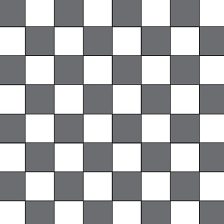
#> input picture Advanced/5.Object Detection/images/chess.png, 224 x 224 px
$ jupyter execute --allow-errors 'section_5(2).ipynb'   (shell and % lines are left out)
#> lines starting #> are read from the running program, lines starting #| are printed output that depends on the picture; after the words box and inside, x2 and y2 are one past the last pixel; in counts of white or black regions, pixels touching at a corner belong together
## Image Features

ویژگی‌های تصویر (Image Features) به خصوصیات یا اطلاعاتی گفته می‌شود که از یک تصویر استخراج می‌شوند و می‌توانند برای تحلیل، شناسایی یا طبقه‌بندی تصاویر مورد استفاده قرار گیرند. این ویژگی‌ها می‌توانند شامل لبه‌ها، گوشه‌ها، بافت، رنگ، شکل و سایر الگوهای موجود در تصویر باشند. استخراج ویژگی‌ها یکی از مراحل کلیدی در پردازش تصویر و بینایی ماشین است و به الگوریتم‌ها کمک می‌کند تا تصاویر را بهتر درک و تحلیل کنند.

**ویژگی‌های تصویر** نقش کلیدی در موفقیت الگوریتم‌های پردازش تصویر و بینایی ماشین ایفا می‌کنند. این ویژگی‌ها به سیستم‌ها امکان می‌دهند تا اطلاعات معنادار و قابل استفاده‌ای از تصاویر استخراج کنند و تفاوت میان اشیا، الگوها یا بافت‌های مختلف را به‌درستی تشخیص دهند.
هرچه ویژگی‌های استخراج‌شده دقیق‌تر و مرتبط‌تر باشند، تحلیل و طبقه‌بندی تصاویر با دقت بیشتری انجام می‌شود.

### کاربردهای ویژگی‌های تصویر

- **تشخیص چهره** (Face Detection)
- **شناسایی و ردیابی اشیا** (Object Detection and Tracking)
- **طبقه‌بندی تصاویر** (Image Classification)
- **جستجوی تصاویر مشابه** (Similar Image Retrieval)
- **تحلیل ویدئو** (Video Analysis)
- و بسیاری از مسائل دیگر در حوزه پردازش تصویر و یادگیری ماشین

انتخاب و استخراج ویژگی‌های مناسب، تأثیر مستقیمی بر عملکرد و دقت مدل‌های بینایی ماشین دارد و بدون آن‌ها، این مدل‌ها قادر به ارائه نتایج قابل قبول نخواهند بود.

## What Defines an Interesting?

مناطق جالب در تصویر، بخش‌هایی هستند که اطلاعات متمایز، غنی و قابل توجهی را نسبت به سایر بخش‌ها ارائه می‌دهند. این مناطق معمولاً نقش کلیدی در تحلیل و تفسیر تصویر دارند و می‌توانند برای شناسایی، طبقه‌بندی یا ردیابی اشیا مورد استفاده قرار گیرند.

ویژگی‌های اصلی مناطق جالب در تصویر عبارت‌اند از:

- **تغییرات شدید شدت روشنایی:** نقاطی که در آن‌ها شدت روشنایی به‌طور ناگهانی تغییر می‌کند (مانند لبه‌ها و گوشه‌ها).
- **وجود ساختارهای هندسی خاص:** مانند گوشه‌ها، تقاطع خطوط یا نقاطی با بافت پیچیده.
- **الگوهای بافتی یا ساختارهای غیرتکراری:** بخش‌هایی که الگوهای منحصربه‌فرد یا بافت‌های متمایز دارند.

توجه: نویز تصویر نیز ممکن است به‌اشتباه به‌عنوان یک ویژگی جالب شناسایی شود. بنابراین، تشخیص صحیح ویژگی‌های واقعی از نویز اهمیت زیادی دارد و باید با دقت انجام شود.

انتخاب صحیح مناطق جالب، تأثیر مستقیمی بر کیفیت و دقت الگوریتم‌های پردازش تصویر خواهد داشت.

## Characteristics of Good or Interesting Image Features

ویژگی‌های خوب یا جالب تصویر باید دارای خصوصیات زیر باشند تا در کاربردهای مختلف پردازش تصویر و بینایی ماشین مؤثر واقع شوند:

- **تکرارپذیری (Repeatability):**
    ویژگی باید در تصاویر مختلف از یک صحنه، تحت شرایط نوری یا زاویه دید متفاوت، به طور قابل اعتماد شناسایی شود.

- **تمایزپذیری (Distinctiveness):**
    هر ویژگی باید منحصربه‌فرد باشد و به‌راحتی از سایر ویژگی‌های تصویر یا صحنه قابل تشخیص باشد تا امکان تطبیق دقیق فراهم شود.

- **کارآمدی و فشردگی (Efficiency & Compactness):**
    تعداد ویژگی‌های استخراج‌شده باید نسبت به کل پیکسل‌های تصویر کم باشد تا پردازش سریع‌تر و ذخیره‌سازی آسان‌تر شود.

- **محلی بودن (Locality):**
    هر ویژگی باید فقط بخش کوچکی از تصویر را پوشش دهد تا در برابر انسداد جزئی، تغییرات پس‌زمینه یا شلوغی مقاوم باشد.

- **پایداری (Robustness):**
    ویژگی باید نسبت به نویز، تغییرات روشنایی، مقیاس، چرخش و سایر تغییرات هندسی مقاوم باشد.

این خصوصیات باعث می‌شوند ویژگی‌های انتخاب‌شده برای تحلیل، شناسایی و تطبیق تصاویر، قابل اعتماد و مؤثر باشند.

## Corners as features

گوشه‌ها زمانی شناسایی می‌شوند که با جابه‌جایی یک پنجره در هر جهتی روی آن نقطه، تغییر زیادی در شدت روشنایی مشاهده شود.

- **سطح صاف (Flat):** هیچ تغییری در هیچ جهتی وجود ندارد.
- **لبه (Edge):** تغییر فقط در یک جهت رخ می‌دهد.
- **گوشه (Corner):** تغییر در همه جهات مشاهده می‌شود.

## Finding Corners

[cell 1]
import cv2
import numpy as np
import matplotlib.pyplot as plt

# Load image then grayscale
image = cv2.imread('images/chess.png')
#> image is the input picture: shape (224, 224, 3); mean B, G, R 176.4, 174.5, 174
gray = cv2.cvtColor(image, cv2.COLOR_BGR2GRAY)

# The cornerHarris function requires the array datatype to be float32
gray = np.float32(gray)

harris_corners = cv2.cornerHarris(gray, 3, 3, 0.05)
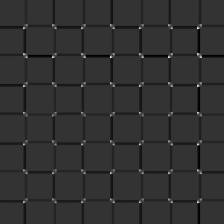
#> harris_corners: shape (224, 224) float32; min -36012108, max 140619264, mean -1536265.1; drawn with min black and max white

# We use dilation of the corner points to enlarge them
kernel = np.ones((7,7),np.uint8)
harris_corners = cv2.dilate(harris_corners, kernel, iterations = 2)
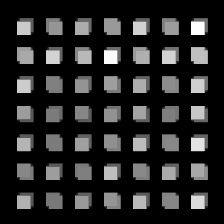
#> harris_corners: shape (224, 224) float32; min 0, max 140619264, mean 21675284; drawn with min black and max white

# Threshold for an optimal value, it may vary depending on the image.
# Try different threshold values to find the best one for harris_corners
best_thresh = 0.0
max_corners = 0

for thresh in np.arange(0.01, 0.2, 0.01):
    corners_count = np.sum(harris_corners > thresh * harris_corners.max())
    if corners_count > max_corners:
        max_corners = corners_count
        best_thresh = thresh
#> this loop made 19 passes
#> (corners_count, max_corners) on pass 1: (14109, 14109)
#> after the loop, best_thresh = 0.01; max_corners = 14109

# Use the best threshold found
image[harris_corners > best_thresh * harris_corners.max()] = [255, 100, 127]
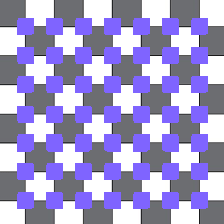
#> image: shape (224, 224, 3); mean B, G, R 200.1, 155.1, 162.4
print(f"Best threshold: {best_thresh}, Number of corners: {max_corners}")
#| Best threshold: 0.01, Number of corners: 14109

# Convert BGR to RGB for matplotlib
image_rgb = cv2.cvtColor(image, cv2.COLOR_BGR2RGB)

plt.figure(figsize=(8,8))
plt.imshow(image_rgb)
plt.title('Harris Corners')
plt.axis('off')
plt.show()

این کد پیاده‌سازی الگوریتم Harris Corner Detection برای شناسایی گوشه‌ها در تصویر است. مراحل به شرح زیر است:

1. **خواندن و تبدیل تصویر به سطح خاکستری:**
    تصویر با OpenCV خوانده شده و به تصویر خاکستری تبدیل می‌شود تا پردازش ساده‌تر شود.

2. **تبدیل نوع داده:**
    تصویر خاکستری به نوع float32 تبدیل می‌شود، چون تابع cornerHarris به این نوع داده نیاز دارد.

3. **محاسبه گوشه‌ها با Harris:**
    تابع `cv2.cornerHarris` برای شناسایی نقاط گوشه‌ای در تصویر استفاده می‌شود. پارامترها شامل اندازه پنجره، اندازه بلوک و مقدار k هستند.

4. **افزایش نقاط گوشه‌ای:**
    با استفاده از عملیات dilate (گسترش)، نقاط گوشه‌ای بزرگ‌تر و واضح‌تر می‌شوند.

5. **یافتن بهترین آستانه (Threshold):**
    با آزمون مقادیر مختلف آستانه، تعداد گوشه‌های شناسایی‌شده برای هر مقدار محاسبه می‌شود تا بهترین مقدار آستانه (که بیشترین گوشه را شناسایی می‌کند) انتخاب شود.

6. **رنگ‌آمیزی گوشه‌ها:**
    نقاطی که مقدارشان از آستانه انتخاب‌شده بیشتر است، با رنگ خاصی (صورتی) در تصویر اصلی مشخص می‌شوند.

7. **تبدیل تصویر برای نمایش:**
    تصویر از BGR به RGB تبدیل می‌شود تا با matplotlib به‌درستی نمایش داده شود.

8. **نمایش تصویر:**
    تصویر نهایی با گوشه‌های مشخص‌شده نمایش داده می‌شود.

این کد به شما کمک می‌کند تا نقاط گوشه‌ای (ویژگی‌های جالب) را در یک تصویر پیدا و مشاهده کنید.

## Improved Corner Detection using - Good Features to Track

[cell 2]
import cv2
import numpy as np
import matplotlib.pyplot as plt

img = cv2.imread('images/chess.png')
gray = cv2.cvtColor(img,cv2.COLOR_BGR2GRAY)

# We specific the top 50 corners
corners = cv2.goodFeaturesToTrack(gray, 100, 0.01, 150)
#> corners = [[197, 28], [197, 202], [23, 86]]

for corner in corners:
    x, y = corner[0]
    x = int(x)
    y = int(y)
    cv2.rectangle(img,(x-10,y-10),(x+10,y+10),(0,255,0), 2)
#> this loop made 3 passes
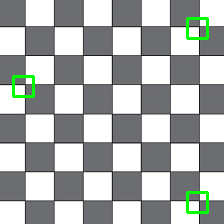
#> img: shape (224, 224, 3); 1.41% of pixels changed, all inside (x1, y1, x2, y2) = (12, 17, 209, 214)

# Show with matplotlib
img_rgb = cv2.cvtColor(img, cv2.COLOR_BGR2RGB)
plt.figure(figsize=(8,8))
plt.imshow(img_rgb)
plt.title("Corners Found (matplotlib)")
plt.axis('off')
plt.show()

این کد پیاده‌سازی الگوریتم "Good Features to Track" برای شناسایی گوشه‌های تصویر است. توضیح مراحل به صورت زیر است:

1. **خواندن و تبدیل تصویر به خاکستری:**
    تصویر با استفاده از OpenCV خوانده می‌شود و به تصویر خاکستری تبدیل می‌شود تا پردازش ساده‌تر شود.

2. **شناسایی بهترین گوشه‌ها:**
    تابع `cv2.goodFeaturesToTrack` برای یافتن بهترین نقاط گوشه‌ای (در این مثال تا ۱۰۰ نقطه) با مقدار آستانه کیفیت ۰.۰۱ و حداقل فاصله ۱۵۰ پیکسل بین گوشه‌ها استفاده می‌شود. این تابع نقاطی را انتخاب می‌کند که بیشترین اطلاعات ساختاری را دارند و برای ردیابی مناسب هستند.

3. **رسم مستطیل دور گوشه‌ها:**
    برای هر گوشه شناسایی‌شده، مختصات x و y استخراج شده و یک مستطیل سبز رنگ به اندازه ۱۰ پیکسل دور آن نقطه رسم می‌شود تا گوشه‌ها در تصویر به‌وضوح نمایش داده شوند.

4. **تبدیل تصویر برای نمایش:**
    تصویر از BGR به RGB تبدیل می‌شود تا با matplotlib به‌درستی نمایش داده شود و رنگ‌ها به‌درستی دیده شوند.

5. **نمایش تصویر:**
    تصویر نهایی با گوشه‌های مشخص‌شده نمایش داده می‌شود تا بتوانید نتیجه شناسایی را به صورت بصری ارزیابی کنید.

**نکات تکمیلی برای بهبود انتخاب گوشه‌ها:**

- مقدار پارامتر `maxCorners` (تعداد گوشه‌های خروجی) را می‌توانید با توجه به پیچیدگی تصویر و نیاز پروژه تنظیم کنید. مقدار بیشتر باعث شناسایی گوشه‌های بیشتر (شامل نقاط کم‌اهمیت یا نویزی) و مقدار کمتر باعث تمرکز بر مهم‌ترین گوشه‌ها می‌شود.
- مقدار `qualityLevel` (آستانه کیفیت) نیز بر حساسیت الگوریتم تأثیر می‌گذارد؛ مقدار کمتر گوشه‌های بیشتری را شناسایی می‌کند اما ممکن است نقاط ضعیف‌تر نیز انتخاب شوند.
- برای انتخاب بهترین مقادیر این پارامترها، می‌توانید چند مقدار مختلف را امتحان کنید و نتایج را به صورت بصری مقایسه کنید تا بهترین تنظیمات را برای تصویر خود بیابید.
- این روش نسبت به Harris Corner Detector معمولاً نتایج دقیق‌تر و گوشه‌های متمایزتری ارائه می‌دهد و برای کاربردهایی مانند ردیابی و تطبیق نقاط کلیدی بسیار مناسب است.

گوشه‌ها به عنوان ویژگی‌های تصویری، دارای مزایا و معایبی هستند که باید هنگام انتخاب آن‌ها برای کاربردهای مختلف پردازش تصویر در نظر گرفته شوند:

### مزایا:
- **مقاومت در برابر چرخش و انتقال:**
    تطبیق گوشه‌ها در تصاویر معمولاً نسبت به چرخش (Rotation) و انتقال (Translation) مقاوم است و می‌توان آن‌ها را در موقعیت‌های مختلف تصویر شناسایی کرد.
- **پایداری نسبی در برابر تغییرات جزئی روشنایی:**
    گوشه‌ها تا حدی نسبت به تغییرات جزئی روشنایی یا شدت نور (Photometric Changes) مقاوم هستند.
- **نقاط متمایز و قابل اعتماد:**
    گوشه‌ها معمولاً نقاطی با اطلاعات ساختاری بالا هستند که برای شناسایی، ردیابی و تطبیق بسیار مناسب‌اند.

### معایب:
- **حساسیت به تغییرات شدید روشنایی:**
    در صورت وجود تغییرات شدید نوری یا سایه‌های قوی، عملکرد شناسایی گوشه‌ها کاهش می‌یابد.
- **عدم مقاومت در برابر تغییر مقیاس:**
    گوشه‌ها نسبت به تغییر اندازه (Scaling) مقاوم نیستند؛ اگر تصویر بزرگ‌تر یا کوچک‌تر شود، ممکن است گوشه‌ها به‌درستی شناسایی نشوند.
- **شناسایی گوشه‌های اشتباه در تصاویر نویزی یا بافت‌دار:**
    در تصاویر با نویز زیاد یا بافت‌های پیچیده، احتمال شناسایی گوشه‌های غیرمفید یا اشتباه افزایش می‌یابد.

### جمع‌بندی:
در حالی که گوشه‌ها برای بسیاری از کاربردهای پردازش تصویر مانند تطبیق، ردیابی و شناسایی اشیا مفید هستند، اما در سناریوهایی که تغییر مقیاس یا تغییرات شدید نوری وجود دارد، بهتر است از ویژگی‌های مقاوم‌تر مانند **SIFT** یا **SURF** استفاده شود. انتخاب نوع ویژگی باید بر اساس نیاز پروژه و شرایط تصویر انجام شود تا بهترین عملکرد حاصل گردد.

## معرفی SIFT (Scale Invariant Feature Transform)

نیاز به تحمل نسبت به تغییر مقیاس (که به آن مقیاس‌ناپذیری یا Scale Invariance گفته می‌شود) در بسیاری از کاربردهای بینایی ماشین وجود دارد.

الگوریتم SIFT یکی از پرکاربردترین روش‌ها در بینایی ماشین است که به دلیل موفقیت بالا در حل مشکل مقیاس‌ناپذیری، بسیار مورد توجه قرار گرفته است. این الگوریتم می‌تواند ویژگی‌هایی را از تصویر استخراج کند که نسبت به تغییر مقیاس، چرخش و حتی تغییرات جزئی روشنایی مقاوم هستند.

نکته مهم این است که SIFT ثبت اختراع شده بود و از نسخه ۳.۰ به بعد، به صورت رایگان در OpenCV در دسترس نیست.

## SIFT به طور خلاصه

1. ابتدا نقاط کلیدی جالب را در تصویر با استفاده از روش تفاوت گاوسی (Difference of Gaussian) شناسایی می‌کنیم. این نواحی از تصویر جایی هستند که تغییرات شدت روشنایی از یک آستانه خاص بیشتر بوده و نسبت به لبه‌ها ویژگی‌های متمایزتری دارند.

2. سپس برای این نواحی جالب، یک توصیف‌گر برداری (Vector Descriptor) ایجاد می‌کنیم. مقاومت نسبت به تغییر مقیاس (Scale Invariance) از طریق فرآیند زیر حاصل می‌شود:

- نقاط کلیدی در چندین مقیاس مختلف بررسی می‌شوند.

-  مقیاسی که در آن معیار پایداری خاصی برآورده می‌شود، انتخاب شده و در توصیف‌گر برداری ثبت می‌شود. بنابراین، صرف‌نظر از اندازه اولیه، پایدارترین مقیاس انتخاب می‌شود که باعث مقاومت نسبت به تغییر مقیاس می‌گردد.

3. مقاومت نسبت به چرخش (Rotation Invariance) با تعیین جهت‌گیری (Orientation) نقطه کلیدی با استفاده از گرادیان شدت تصویر به دست می‌آید. زمانی که جهت دوبعدی را بدانیم، می‌توانیم این جهت را نرمال‌سازی کنیم.

## SURF (ویژگی‌های مقاوم و سریع)

الگوریتم SIFT بسیار مؤثر است اما از نظر محاسباتی هزینه‌بر می‌باشد.

الگوریتم SURF برای افزایش سرعت شناسایی ویژگی‌های مقاوم نسبت به مقیاس توسعه داده شد.

به جای استفاده از روش تفاوت گاوسی (Difference of Gaussian)، SURF از تقریب ماتریس هسین (Hessian Matrix) برای شناسایی نقاط جالب استفاده می‌کند و برای تعیین جهت‌گیری، از مجموع پاسخ‌های موجک Haar بهره می‌گیرد.

## جایگزین‌های SIFT و SURF

#### ویژگی‌های FAST (Features from Accelerated Segment Test)

- فقط تشخیص نقاط کلیدی (بدون توصیف‌گر؛ می‌توان از SIFT یا SURF برای توصیف استفاده کرد)
- مورد استفاده در برنامه‌های بلادرنگ (Real-time)

#### ویژگی‌های BRIEF (Binary Robust Independent Elementary Features)

- توصیف‌گرها را به سرعت محاسبه می‌کند (به جای استفاده از SIFT یا SURF)
- سریع

#### ORB (Oriented FAST and Rotated BRIEF) - توسعه‌یافته توسط آزمایشگاه‌های OpenCV (بدون حق ثبت اختراع و رایگان!)

- ترکیبی از FAST و BRIEF

## خلاصه‌ای از SIFT و SURF

#### الگوریتم‌های SIFT و SURF توسط سازندگان آن‌ها ثبت اختراع شده‌اند و اگرچه استفاده از آن‌ها در محیط‌های دانشگاهی و پژوهشی رایگان است، اما برای استفاده تجاری (یعنی در برنامه‌های سودآور) باید به صورت قانونی مجوز یا اجازه‌نامه لازم را از صاحبان این الگوریتم‌ها دریافت کنید.

# SIFT:

[cell 3]
import cv2
import numpy as np

image = cv2.imread('images/nature.jpg')
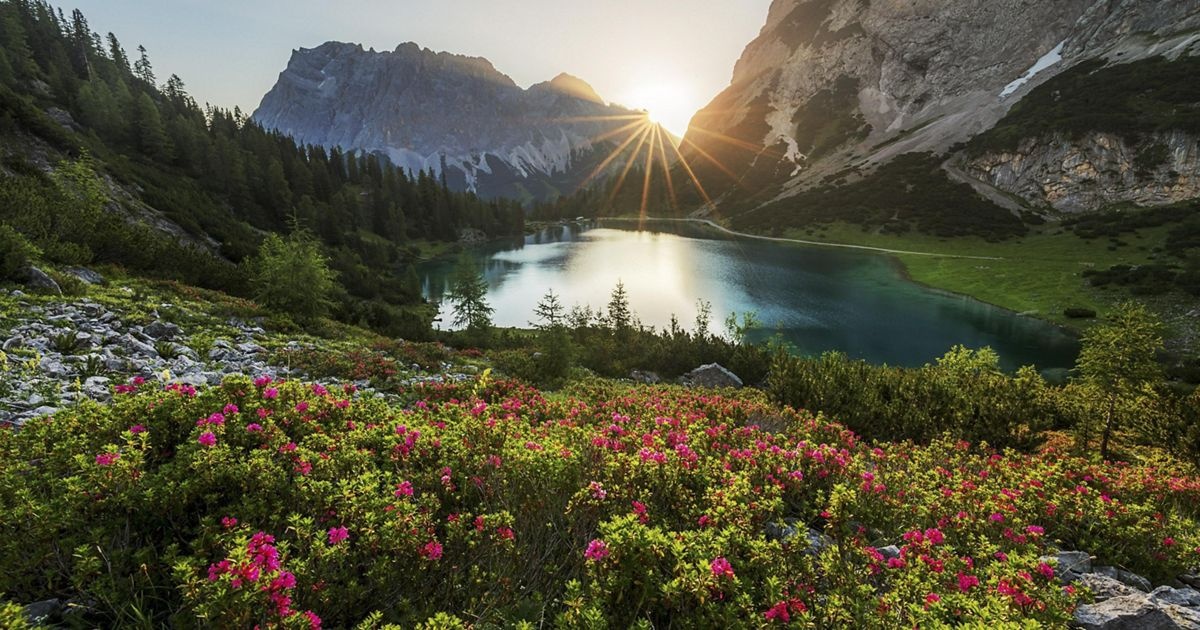
#> input picture Advanced/5.Object Detection/images/nature.jpg, 1200 x 630 px
#> image is the input picture: shape (630, 1200, 3); mean B, G, R 62.6, 83.5, 85.7
gray = cv2.cvtColor(image, cv2.COLOR_BGR2GRAY)
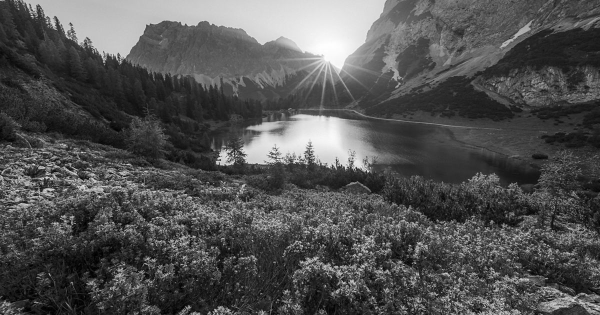
#> gray: shape (630, 1200) (shown at 1/2 size); min 0, max 255, mean 81.7

#Create SIFT Feature Detector object
sift = cv2.SIFT_create()

#Detect key points
keypoints = sift.detect(gray, None)
#> keypoints = 8186 keypoints; strongest (x, y, size): (440, 320, 2.2), (1035, 588, 2.1), (673, 320, 1.8), (93, 355, 3.3)
print("Number of keypoints Detected: ", len(keypoints))
#| Number of keypoints Detected:  8186

# Draw rich key points on input image
import matplotlib.pyplot as plt

image_with_keypoints = cv2.drawKeypoints(
	image, keypoints, None, flags=cv2.DRAW_MATCHES_FLAGS_DRAW_RICH_KEYPOINTS
)
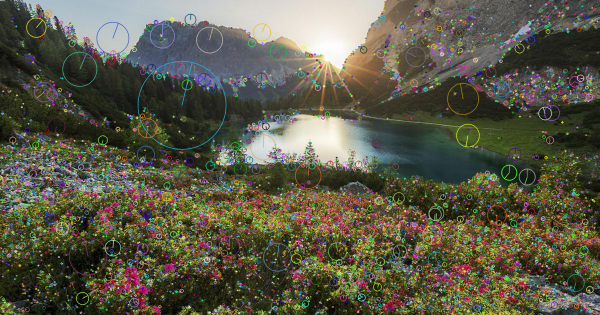
#> image_with_keypoints: shape (630, 1200, 3) (shown at 1/2 size); mean B, G, R 71.8, 89.5, 91

# Convert BGR to RGB for matplotlib
image_rgb = cv2.cvtColor(image_with_keypoints, cv2.COLOR_BGR2RGB)
#> image_rgb: shape (630, 1200, 3)
plt.figure(figsize=(8, 8))
plt.imshow(image_rgb)
plt.title('Feature Method - SIFT')
plt.axis('off')
plt.show()

این کد پیاده‌سازی الگوریتم SIFT (Scale Invariant Feature Transform) برای شناسایی و نمایش نقاط کلیدی (ویژگی‌های مقاوم نسبت به مقیاس و چرخش) در تصویر است. مراحل اجرای کد به شرح زیر است:

1. **خواندن و تبدیل تصویر به خاکستری:**
	تصویر با استفاده از OpenCV خوانده می‌شود و سپس به تصویر خاکستری تبدیل می‌گردد تا پردازش ساده‌تر شود.

2. **ایجاد شیء SIFT:**
	یک شیء از کلاس SIFT ساخته می‌شود تا بتوان نقاط کلیدی را شناسایی کرد.

3. **شناسایی نقاط کلیدی:**
	با استفاده از متد `detect`، نقاط کلیدی (Keypoints) در تصویر خاکستری شناسایی می‌شوند. این نقاط، مناطقی از تصویر هستند که نسبت به تغییر مقیاس و چرخش مقاوم‌اند.

4. **نمایش تعداد نقاط کلیدی:**
	تعداد نقاط کلیدی شناسایی‌شده چاپ می‌شود تا بدانیم چند ویژگی در تصویر پیدا شده است.

5. **رسم نقاط کلیدی روی تصویر:**
	با استفاده از تابع `drawKeypoints`، نقاط کلیدی به صورت بصری روی تصویر اصلی نمایش داده می‌شوند. این نقاط معمولاً به صورت دایره‌هایی با اندازه و جهت مشخص روی تصویر رسم می‌شوند.

6. **تبدیل تصویر برای نمایش:**
	تصویر از BGR به RGB تبدیل می‌شود تا رنگ‌ها در matplotlib به‌درستی نمایش داده شوند.

7. **نمایش تصویر نهایی:**
	تصویر نهایی با نقاط کلیدی شناسایی‌شده با استفاده از matplotlib نمایش داده می‌شود.

این کد به شما کمک می‌کند تا ویژگی‌های مقاوم نسبت به مقیاس و چرخش را در تصویر شناسایی و به صورت بصری مشاهده کنید. الگوریتم SIFT یکی از قدرتمندترین روش‌ها برای استخراج ویژگی‌های محلی از تصاویر است که در کاربردهایی مانند تطبیق تصاویر، شناسایی اشیا و ردیابی بسیار مؤثر است.

# SURF:

[cell 4]

import cv2
import numpy as np
import matplotlib.pyplot as plt

# Create SURF Feature Detector object
#> (the rest of this cell did not finish here and is left out)

# FAST:

[cell 5]
import cv2
import numpy as np

# image, gray, fast, and keypoints are already defined in the notebook

print("Number of keypoints Detected: ", len(keypoints))
#| Number of keypoints Detected:  8186

# Draw rich keypoints on input image
image_with_keypoints = cv2.drawKeypoints(
    image, keypoints, None, flags=cv2.DRAW_MATCHES_FLAGS_DRAW_RICH_KEYPOINTS
)
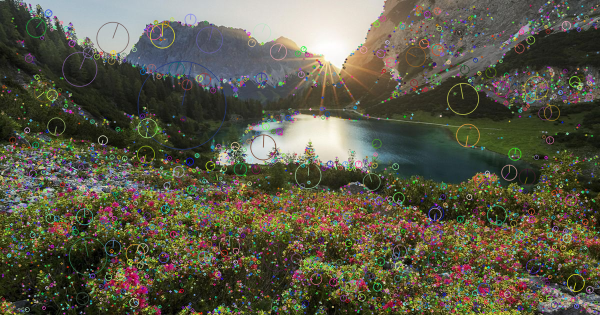
#> image_with_keypoints: shape (630, 1200, 3) (shown at 1/2 size); mean B, G, R 71.5, 89.1, 91.2

import matplotlib.pyplot as plt

# Convert BGR to RGB for matplotlib
image_rgb = cv2.cvtColor(image_with_keypoints, cv2.COLOR_BGR2RGB)
plt.figure(figsize=(8, 8))
plt.imshow(image_rgb)
plt.title('Feature Method - FAST')
plt.axis('off')
plt.show()

این کد پیاده‌سازی روش FAST (Features from Accelerated Segment Test) برای شناسایی نقاط کلیدی (گوشه‌ها) در تصویر است. مراحل اجرای کد به شرح زیر است:

1. **نمایش تعداد نقاط کلیدی شناسایی‌شده:**
    با استفاده از تابع `len(keypoints)` تعداد نقاط کلیدی که توسط الگوریتم FAST شناسایی شده‌اند، چاپ می‌شود.

2. **رسم نقاط کلیدی روی تصویر:**
    با استفاده از تابع `cv2.drawKeypoints` نقاط کلیدی شناسایی‌شده به صورت بصری روی تصویر اصلی نمایش داده می‌شوند. این نقاط معمولاً به صورت دایره‌هایی روی تصویر رسم می‌شوند تا محل گوشه‌ها مشخص شود.

3. **تبدیل تصویر برای نمایش:**
    تصویر خروجی از BGR به RGB تبدیل می‌شود تا رنگ‌ها در matplotlib به‌درستی نمایش داده شوند.

4. **نمایش تصویر نهایی:**
    تصویر نهایی با نقاط کلیدی شناسایی‌شده با استفاده از matplotlib نمایش داده می‌شود.

**خلاصه:**
این کد به شما کمک می‌کند تا نقاط کلیدی شناسایی‌شده توسط الگوریتم FAST را روی تصویر مشاهده کنید و تعداد آن‌ها را بدانید. الگوریتم FAST یکی از سریع‌ترین روش‌ها برای شناسایی گوشه‌ها در تصاویر است و معمولاً در کاربردهای بلادرنگ (Real-time) استفاده می‌شود.

# BRIEF:

[cell 6]

import cv2
import numpy as np

# Define FAST detector if not already defined
if 'fast' not in locals():
	fast = cv2.FastFeatureDetector_create()

# Create BRIEF extractor object if available
if hasattr(cv2, 'xfeatures2d') and hasattr(cv2.xfeatures2d, 'BriefDescriptorExtractor_create'):
	brief = cv2.xfeatures2d.BriefDescriptorExtractor_create()

	# Determine key points using fast detector
	keypoints = fast.detect(gray, None)
#> keypoints = 31831 keypoints; strongest (x, y, size): (440, 320, 7), (712, 335, 7), (435, 317, 7), (851, 515, 7)

	# Obtain descriptors and new final keypoints using BRIEF
	keypoints, descriptors = brief.compute(gray, keypoints)
#> keypoints = 28101 keypoints; strongest (x, y, size): (440, 320, 7), (712, 335, 7), (435, 317, 7), (851, 515, 7)
	print("Number of keypoints Detected: ", len(keypoints))
#| Number of keypoints Detected:  28101

	# Draw rich keypoints on input image
	image_with_keypoints = cv2.drawKeypoints(
		image, keypoints, None, flags=cv2.DRAW_MATCHES_FLAGS_DRAW_RICH_KEYPOINTS
	)
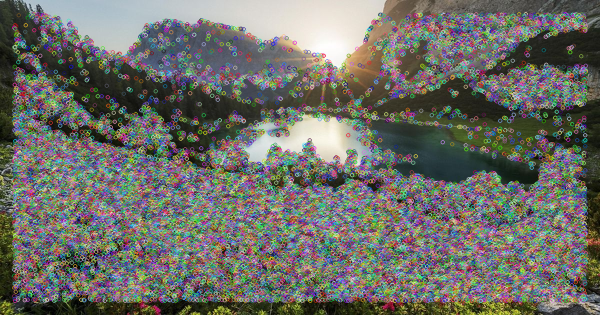
#> image_with_keypoints: shape (630, 1200, 3) (shown at 1/2 size); mean B, G, R 102.9, 109.5, 109

	import matplotlib.pyplot as plt

	# Convert BGR to RGB for matplotlib
	image_rgb = cv2.cvtColor(image_with_keypoints, cv2.COLOR_BGR2RGB)
	plt.figure(figsize=(8, 8))
	plt.imshow(image_rgb)
	plt.title('Feature Method - BRIEF')
	plt.axis('off')
	plt.show()
else:
	print("BRIEF is not available in your OpenCV installation. Please ensure you have opencv-contrib-python installed and your OpenCV build supports BRIEF.")

## Oriented FAST and Rotated BRIEF (ORB)
http://www.willowgarage.com/sites/default/files/orb_final.pdf

[cell 7]
import cv2
import numpy as np
import matplotlib.pyplot as plt

# image and gray are already defined in the notebook

# Create ORB object
orb = cv2.ORB_create()

# Determine key points
keypoints = orb.detect(gray, None)
#> keypoints = 500 keypoints; strongest (x, y, size): (440, 320, 31), (735, 343, 31), (464, 307, 31), (472, 311, 31)

# Obtain the descriptors
keypoints, descriptors = orb.compute(gray, keypoints)
print("Number of keypoints Detected: ", len(keypoints))
#| Number of keypoints Detected:  500

# Draw rich keypoints on input image
image_with_keypoints = cv2.drawKeypoints(
	image, keypoints, None, flags=cv2.DRAW_MATCHES_FLAGS_DRAW_RICH_KEYPOINTS
)
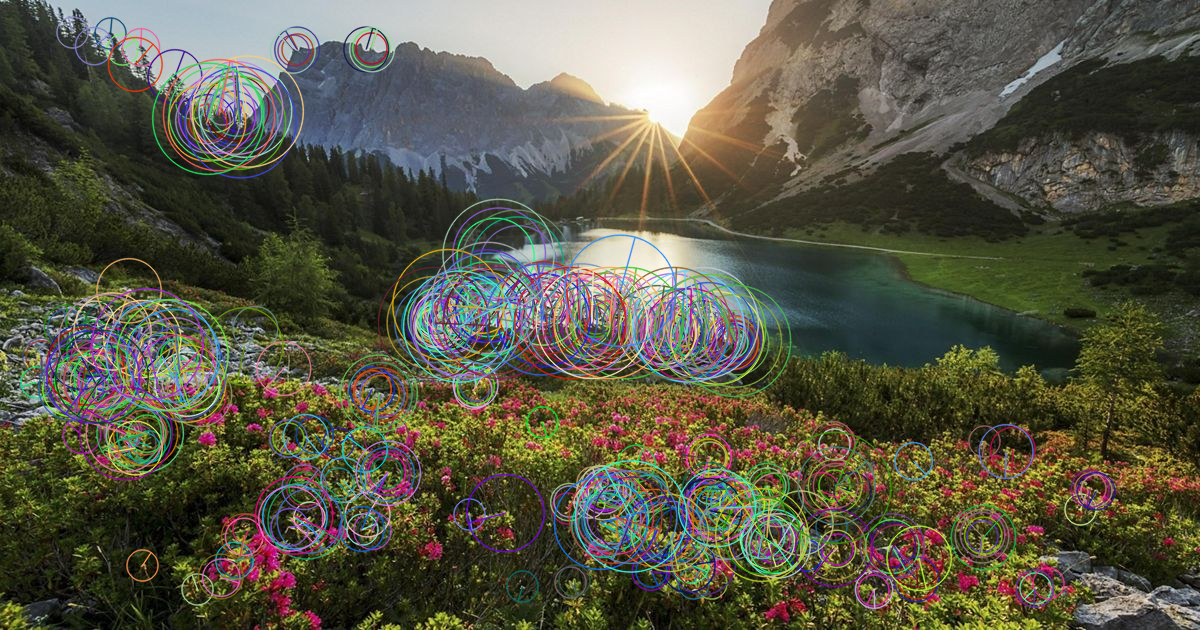
#> image_with_keypoints: shape (630, 1200, 3); mean B, G, R 69.4, 86.7, 88.4

# Convert BGR to RGB for matplotlib
image_rgb = cv2.cvtColor(image_with_keypoints, cv2.COLOR_BGR2RGB)
plt.figure(figsize=(8, 8))
plt.imshow(image_rgb)
plt.title('Feature Method - ORB')
plt.axis('off')
plt.show()
